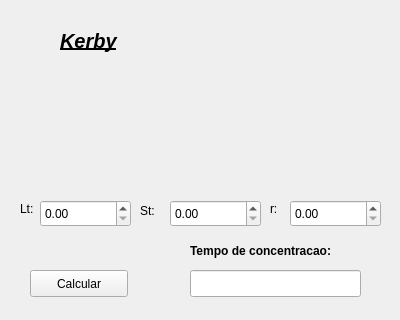
<?xml version="1.0" encoding="UTF-8"?>
<ui version="4.0">
 <class>Kerby</class>
 <widget class="QWidget" name="Kerby">
  <property name="geometry">
   <rect>
    <x>0</x>
    <y>0</y>
    <width>400</width>
    <height>320</height>
   </rect>
  </property>
  <property name="windowTitle">
   <string>Kerby</string>
  </property>
  <widget class="QLabel" name="label_5">
   <property name="geometry">
    <rect>
     <x>190</x>
     <y>230</y>
     <width>201</width>
     <height>41</height>
    </rect>
   </property>
   <property name="font">
    <font>
     <weight>75</weight>
     <bold>true</bold>
    </font>
   </property>
   <property name="text">
    <string>Tempo de concentracao: </string>
   </property>
  </widget>
  <widget class="QLineEdit" name="resultado">
   <property name="geometry">
    <rect>
     <x>190</x>
     <y>270</y>
     <width>171</width>
     <height>27</height>
    </rect>
   </property>
  </widget>
  <widget class="QDoubleSpinBox" name="St">
   <property name="geometry">
    <rect>
     <x>170</x>
     <y>200</y>
     <width>91</width>
     <height>27</height>
    </rect>
   </property>
  </widget>
  <widget class="QLabel" name="label_3">
   <property name="geometry">
    <rect>
     <x>20</x>
     <y>200</y>
     <width>21</width>
     <height>17</height>
    </rect>
   </property>
   <property name="text">
    <string>Lt:</string>
   </property>
  </widget>
  <widget class="QLabel" name="label_4">
   <property name="geometry">
    <rect>
     <x>140</x>
     <y>200</y>
     <width>21</width>
     <height>21</height>
    </rect>
   </property>
   <property name="text">
    <string>St:</string>
   </property>
  </widget>
  <widget class="QDoubleSpinBox" name="Lt">
   <property name="geometry">
    <rect>
     <x>40</x>
     <y>200</y>
     <width>91</width>
     <height>27</height>
    </rect>
   </property>
  </widget>
  <widget class="QLabel" name="label">
   <property name="geometry">
    <rect>
     <x>270</x>
     <y>200</y>
     <width>16</width>
     <height>17</height>
    </rect>
   </property>
   <property name="text">
    <string>r:</string>
   </property>
  </widget>
  <widget class="QDoubleSpinBox" name="r">
   <property name="geometry">
    <rect>
     <x>290</x>
     <y>200</y>
     <width>91</width>
     <height>27</height>
    </rect>
   </property>
  </widget>
  <widget class="QLabel" name="label_2">
   <property name="geometry">
    <rect>
     <x>60</x>
     <y>20</y>
     <width>91</width>
     <height>41</height>
    </rect>
   </property>
   <property name="font">
    <font>
     <pointsize>15</pointsize>
     <weight>75</weight>
     <italic>true</italic>
     <bold>true</bold>
     <underline>true</underline>
    </font>
   </property>
   <property name="text">
    <string>Kerby</string>
   </property>
  </widget>
  <widget class="QPushButton" name="calcular">
   <property name="geometry">
    <rect>
     <x>30</x>
     <y>270</y>
     <width>98</width>
     <height>27</height>
    </rect>
   </property>
   <property name="text">
    <string>Calcular</string>
   </property>
  </widget>
 </widget>
 <resources/>
 <connections/>
</ui>
